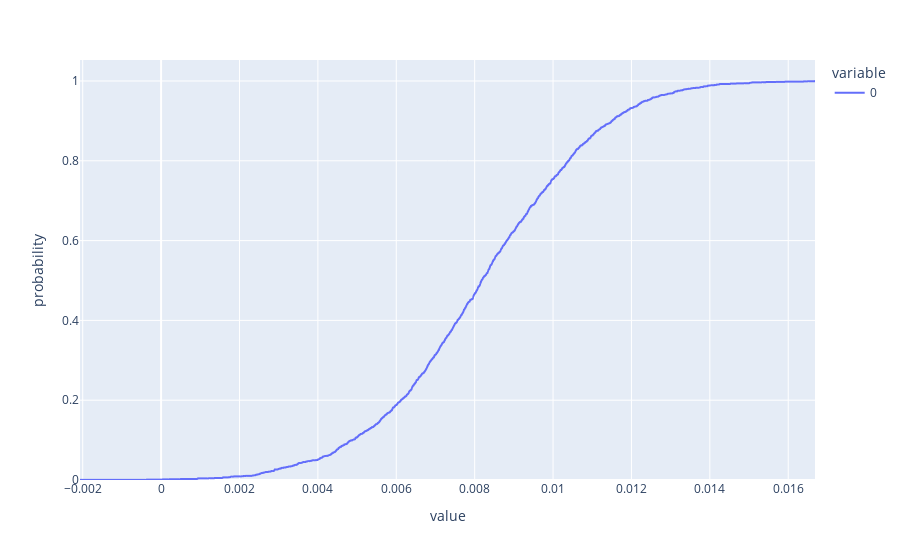

This figure's notebook cell:
### Code cell
import plotly.express as px
df = px.data.tips()
fig = px.ecdf(pd.DataFrame(boot_corrected))
fig.show()

### Figure 1 — Plotly figure (JSON) as saved in the notebook; plotly's stock layout.template omitted (floating-point values rounded to 4 significant figures; data arrays with more than 128 entries replaced by an {"elided": "..."} marker saying what was removed)
{"data": [{"hovertemplate": "variable=0<br>value=%{x}<br>probability=%{y}<extra></extra>", "legendgroup": "0", "line": {"dash": "solid", "shape": "hv"}, "marker": {"color": "#636efa", "symbol": "circle"}, "mode": "lines", "name": "0", "showlegend": true, "type": "scattergl", "x": {"elided": "2000 float values"}, "xaxis": "x", "y": {"elided": "2000 float values"}, "yaxis": "y"}], "layout": {"legend": {"title": {"text": "variable"}, "tracegroupgap": 0}, "margin": {"t": 60}, "xaxis": {"anchor": "y", "domain": [0, 1], "title": {"text": "value"}}, "yaxis": {"anchor": "x", "domain": [0, 1], "rangemode": "tozero", "title": {"text": "probability"}}}}
